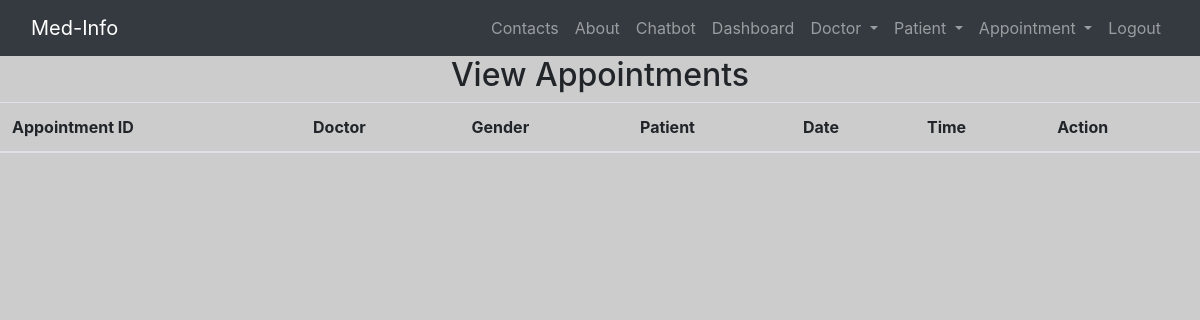
The page /view_appointment/ (signed in) on the database as committed earlier.
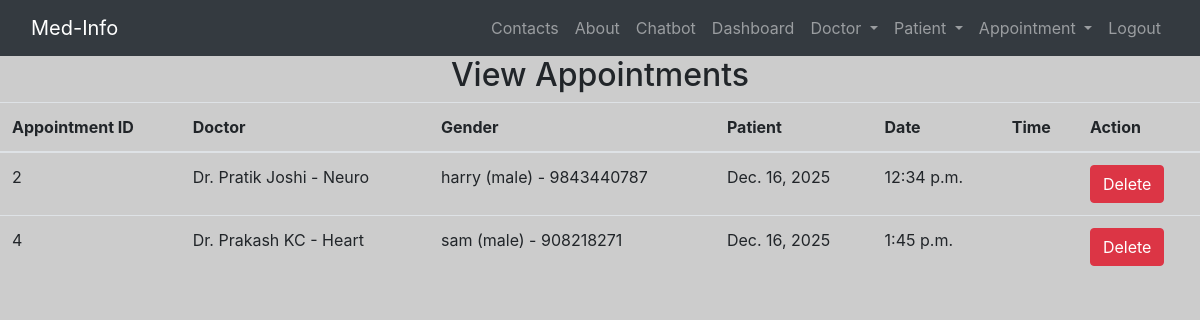
The same page on the database as committed later.
### hospital/models.py (models this page shows, shortened)
class Appointment(models.Model):
    doctor=models.ForeignKey(Doctor,on_delete=models.CASCADE)
    patient = models.ForeignKey(Patient, on_delete=models.CASCADE)
    date=models.DateField()
    time=models.TimeField()

class Doctor(models.Model):
    name=models.CharField(max_length=50)
    mobile=models.IntegerField()
    special=models.CharField(max_length=50)
    def __str__(self):
        return f"Dr. {self.name} - {self.special}"

class Patient(models.Model):
    name=models.CharField(max_length=50)
    gender=models.CharField(max_length=50)
    mobile=models.IntegerField(null=True)
    address=models.TextField()
    def __str__(self):
        return f"{self.name} ({self.gender}) - {self.mobile or 'No mobile'}"

### hospital/views.py (the view)
# urls.py: path('view_appointment/',View_appointment,name="view_appointment"),
def View_appointment(request):
    if not request.user.is_staff:
        return redirect('admin_login')
    pat=Appointment.objects.all()
    p={'pat':pat}
    return render(request,'view_appointment.html',p)

### hospital/templates/view_appointment.html (shortened to what this page needs)
{%include 'base.html'%}
{%load static%}
{%include 'navigation.html'%}
<div>
    <h2 class="text-center"> View Appointments </h2>
    <table id="example" class="table table-hover">
        <thead>
            <tr>
                <th class="text-left"> Appointment ID</th>
                <th> Doctor </th>
                <th> Gender </th>
                <th> Patient </th>
                <th class="text-left"> Date </th>
                <th class="text-left"> Time </th>
                <th> Action</th>
            </tr>
        </thead>
        <tbody>
            {%for i in pat%}
            <tr>
                <td class="text-left">{{i.id}}</td>
                <td>{{i.doctor}}</td>
                <td>{{i.patient}}</td>
                <td>{{i.date}}</td>
                <td>{{i.time}}</td>
                <td class="text-left">{{i.mobile}}</td>
                <td><a href="{%url 'delete_appointment' i.id%}" onclick="return confirm('Are you sure?')" class="btn btn-danger">Delete</a> </td>
            </tr>
            {% endfor %}
        </tbody>
    </table>
</div>

### hospital/templates/base.html (shortened to what this page needs)
{% load static %}
<!DOCTYPE html>
<html lang="en">
<head>
    <link rel="stylesheet" href="https://cdn.jsdelivr.net/npm/bootstrap@4.6.2/dist/css/bootstrap.min.css">
    <link rel="stylesheet" href="https://use.fontawesome.com/releases/v5.7.0/css/all.css">
    <link rel="stylesheet" type="text/css" href="{%static 'css/mystyle.css' %}">
    <link rel="stylesheet"  href="https://cdn.datatables.net/2.3.5/css/dataTables.dataTables.css">
    <link rel="stylesheet"  href="https://cdn.datatables.net/2.3.5/css/dataTables.dataTables.css">
</head>
<body>
</body>
</html>

### hospital/templates/navigation.html (shortened to what this page needs)
<nav class="navbar navbar-expand-lg navbar-dark bg-dark">
  <div class="container-fluid">
    <a class="navbar-brand" href="{%url 'home'%}">Med-Info</a>
    <div class="collapse navbar-collapse" id="navbarSupportedContent">
      <ul class="navbar-nav ml-auto mb-2 mb-lg-0">
        <li class="nav-item">
          <a class="nav-link" href="{%url 'contact'%}">Contacts</a>
        </li>
          <li class="nav-item">
          <a class="nav-link" href="{%url 'about'%}">About</a>
        </li>
          <li class="nav-item">
          <a class="nav-link" href="{%url 'chatbot'%}">Chatbot</a>
        </li>
          {% if request.user.is_staff %}
                <li class="nav-item">
          <a class="nav-link" href="{%url 'index'%}">Dashboard</a>
        </li>
        <li class="nav-item dropdown">
          <a class="nav-link dropdown-toggle" href="#" id="navbarDropdown" role="button" data-toggle="dropdown" aria-haspopup="true" aria-expanded="false">
            Doctor
          </a>
        </li>
          <li class="nav-item dropdown">
          <a class="nav-link dropdown-toggle" href="#" id="navbarDropdown" role="button" data-toggle="dropdown" aria-haspopup="true" aria-expanded="false">
            Patient
          </a>
        </li>
        <li class="nav-item dropdown">
          <a class="nav-link dropdown-toggle" href="#" id="navbarDropdown" role="button" data-toggle="dropdown" aria-haspopup="true" aria-expanded="false">
            Appointment
          </a>
        </li>
          <li class="nav-item">
          <a class="nav-link" href="{%url 'logout_admin'%}"  >
            Logout
          </a>
          </li>
          {% endif %}
      </ul>
    </div>
  </div>
</nav>

### hospital/templates/view_appointment.html (style rules this page uses)
body { background-color: #cccccc; }

Rows that differ between the two databases and show on the page:
added Appointment: id "2", doctor "Dr. Pratik Joshi - Neuro", patient "harry (male) - 9843440787", date "Dec. 16, 2025", time "12:34 p.m."
added Appointment: id "4", doctor "Dr. Prakash KC - Heart", patient "sam (male) - 908218271", date "Dec. 16, 2025", time "1:45 p.m."
